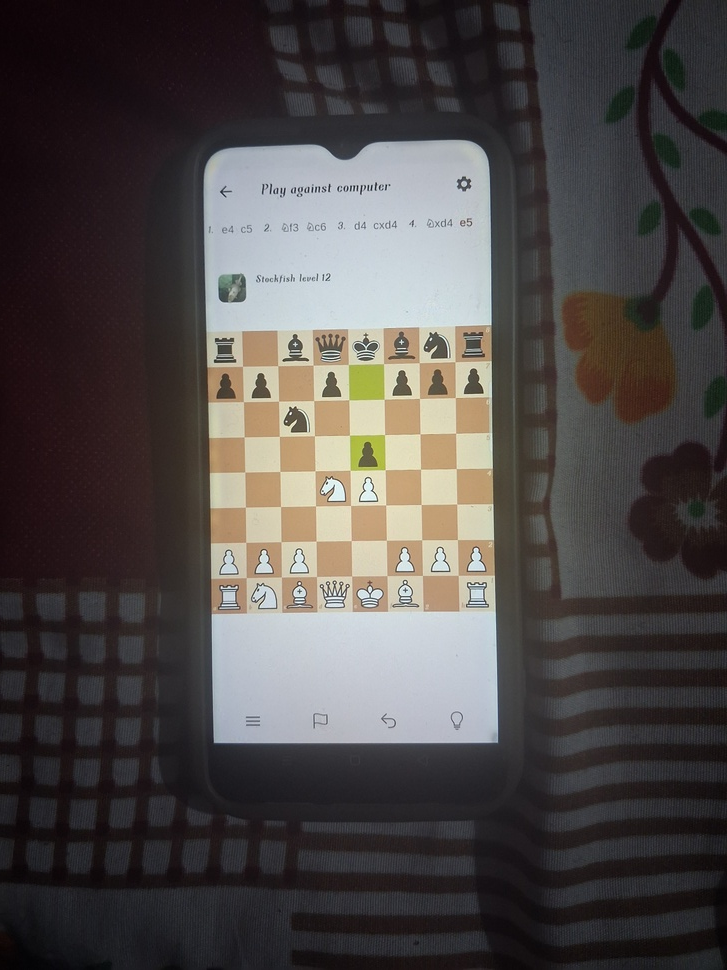
#> input picture assets/camera1.jpg, 727 x 970 px, shrunk from 3060 x 4080 before the run
$ python findy.py ../assets/camera1.jpg
#> lines starting #> are read from the running program, lines starting #| are printed output that depends on the picture
import cv2, sys

img = cv2.imread(sys.argv[1])
#> img is the input picture: shape (970, 727, 3); mean B, G, R 72.6, 73.9, 78.6
H, W = img.shape[:2]
#> H = 970; W = 727
print("Size:", W, "x", H)
#| Size: 727 x 970

for y in range(0, H - W + 1, 50):
    cv2.imwrite(f"output/try_{y}.png", img[y:y+W, 0:W])
    print("saved try_%d.png" % y)
#> this loop made 5 passes
#> pass 1, `cv2.imwrite(f"output/try_{y}.png", img[y:y+W, 0:W])`:
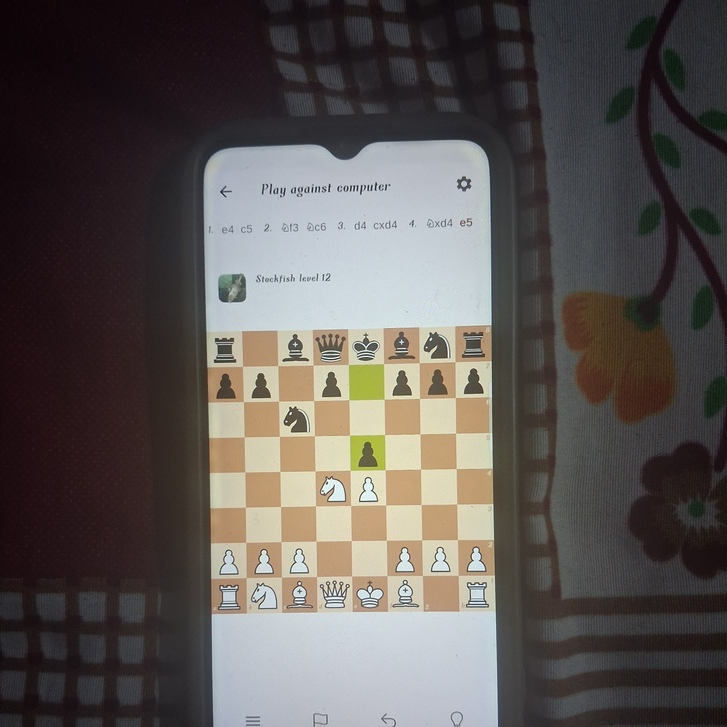
#> saved as try_0.png: shape (727, 727, 3); mean B, G, R 83.5, 86.3, 91.8
#> pass 2, `cv2.imwrite(f"output/try_{y}.png", img[y:y+W, 0:W])`:
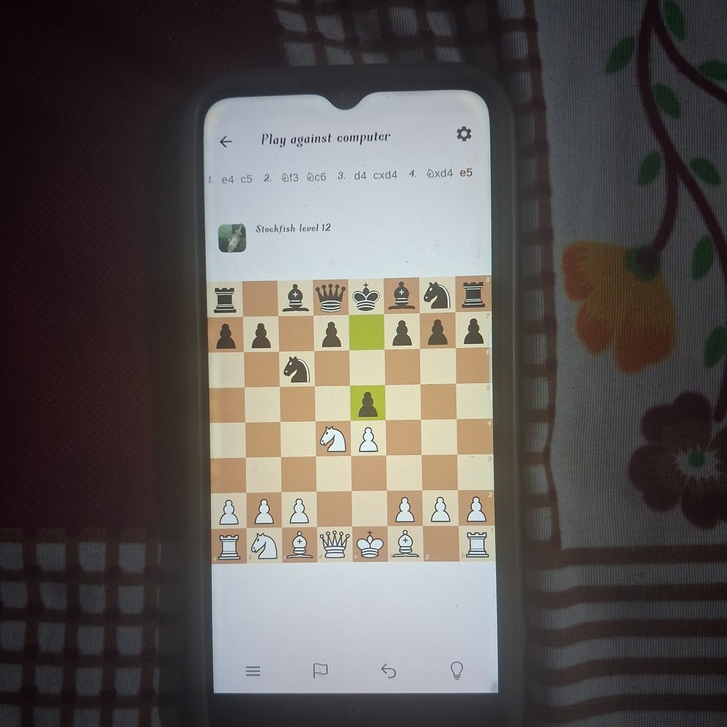
#> saved as try_50.png: shape (727, 727, 3); mean B, G, R 85.9, 88.6, 93.9
